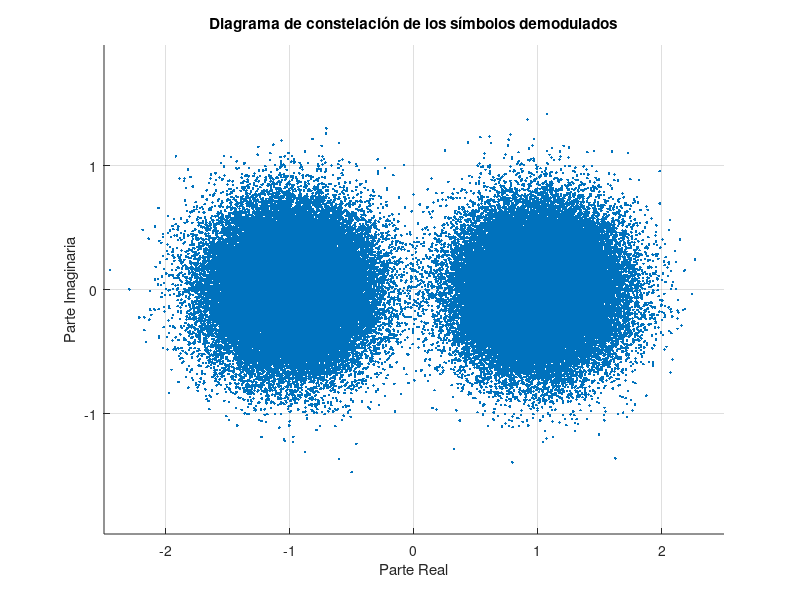

Write MATLAB code to recreate this figure.
%========================= Borrar datos ==================================%
%=========================================================================%

clear
close all
clc

% Parámetros de la fuente de pulsos digitales
num_bits = 100000;              % Número de bits a generar
num_subportadoras = 64;         % Número de subportadoras en OFDM
cyclic_prefix_length = 16;      % Longitud del prefijo cíclico en OFDM
M = 2;                          % Bits por símbolo [1 2 4]
k = log2(M);                    %bits por simbolo

% Ajustar el número de bits para que sea un múltiplo del número de subportadoras
num_bits_s = ceil(num_bits / num_subportadoras) * num_subportadoras;


 pulsos_digitales = randi([0,1],num_bits_s,1);                % Genero el vector columna, bits en paralelo
   
 bpsk_signal = pskmod(pulsos_digitales,M);                   % Modulacion bpsk
        
% Generar símbolos OFDM serial to paralelo
num_symbols = ceil(num_bits_s / num_subportadoras); % Número de simbolos OFDM necesarios
pulsos_ofdm = reshape(bpsk_signal, num_subportadoras, num_symbols); % Agrupar los bits en símbolos OFDM (las 64 portadoras en paralelo)
        
% Modulación OFDM
pulsos_modulados_ofdm = ifft(pulsos_ofdm); % Transformada inversa de Fourier

% Agregar el prefijo cíclico
pulsos_ofdm_cp = [pulsos_modulados_ofdm(end-cyclic_prefix_length+1:end, :); pulsos_modulados_ofdm]; % Agregar el prefijo cíclico


% Parámetros del canal de comunicación
EbNo = 25;                      % Energia de bits a ruido
SNR_dB = EbNo + 10*log10(k);    % Relación señal-ruido en dB
SNR = 10^(SNR_dB / 10);         % Relación señal-ruido en escala lineal
ruido = sqrt(1 / SNR);     

ofdm_awgn = awgn(pulsos_ofdm_cp,SNR_dB,ruido);
     
% Eliminar el prefijo cíclico
senal_recibida_ofdm_sin_cp = ofdm_awgn(cyclic_prefix_length+1:end, :);

% Demodulación OFDM
pulsos_demodulados_ofdm = fft(senal_recibida_ofdm_sin_cp); % Transformada de Fourier

pulsos_demodulados_ofdm_serie = reshape(pulsos_demodulados_ofdm, 1, []);

bpsk_r=pskdemod(pulsos_demodulados_ofdm_serie,M);  % Demodulación PSK

pulsos_digitales_fila = pulsos_digitales.'; % paso a vector fila
bpsk_r_vector = reshape(bpsk_r, 1, []);% paso a vector fila

 % Visualizar los primeros 10 símbolos transmitidos
 disp('Símbolos transmitidos:');
 disp(pulsos_digitales_fila(1:15));
 
 % Visualizar los primeros 10 símbolos demodulados
 disp('Símbolos demodulados:');
 disp(bpsk_r(1:15));

 % Cálculo de la tasa de error de bit (BER)
 
 ber_otra = sum(pulsos_digitales_fila ~= bpsk_r) / num_bits_s;
  disp(['Tasa de error de bit (BER): ', num2str(ber_otra)]);
  [numErrors,ber] = biterr(pulsos_digitales_fila,bpsk_r);
  fprintf( '\nLa tasa de error de bits de codificación binaria es %5.2e, basada en %d errores.\n' , ... 
      ber,numErrors)

% Crear un diagrama de constelación de los símbolos demodulados
figure;

scatter(real(pulsos_demodulados_ofdm_serie), imag(pulsos_demodulados_ofdm_serie), '.');
title('Diagrama de constelación de los símbolos demodulados');
xlabel('Parte Real');
ylabel('Parte Imaginaria');
axis equal; % Para mantener la escala de los ejes iguales
grid on; % Mostrar una cuadrícula en el gráfico

% Ampliar el rango del eje x
xlim([-2.5, 2.5]); % Establecer los límites del eje x
